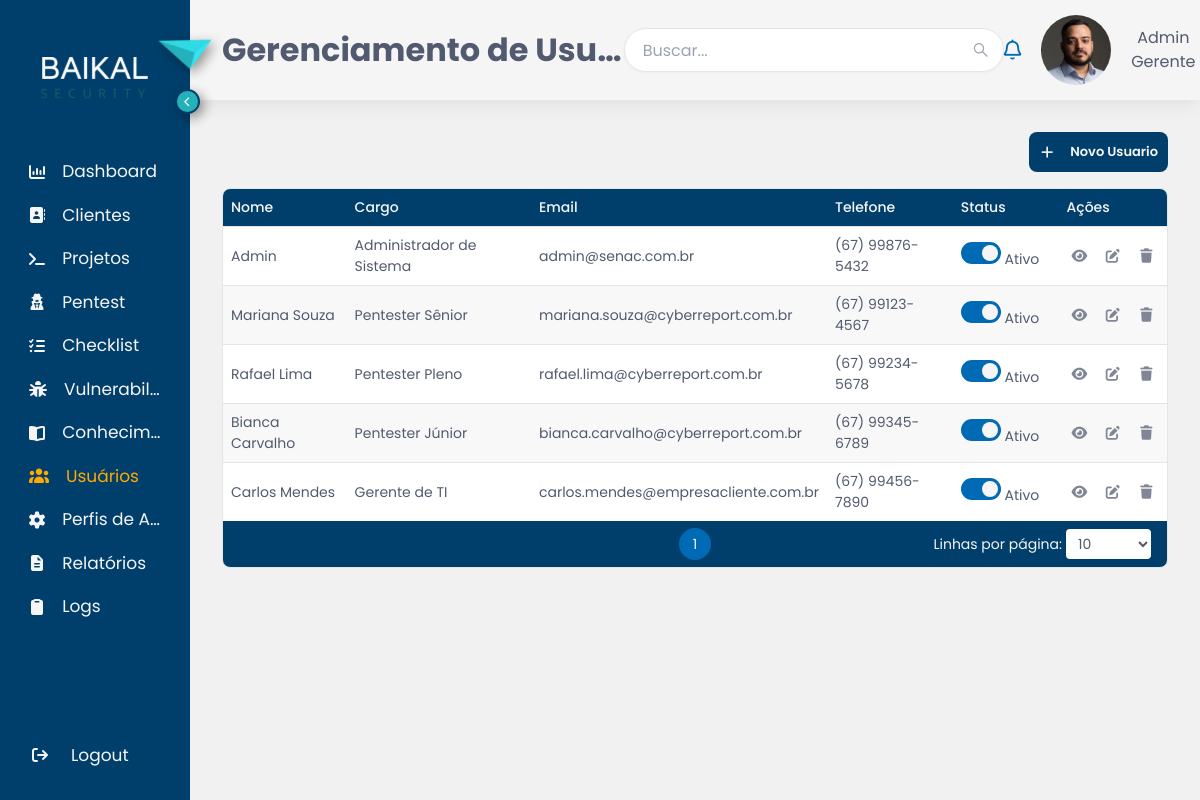
Page /app/Views/usuario.php (signed in) on the committed database.
### tables this page shows
CREATE TABLE IF NOT EXISTS usuario (
  id INT NOT NULL AUTO_INCREMENT,
  perfil_id INT NOT NULL,
  nome VARCHAR(150) NOT NULL,
  cpf VARCHAR(20) NOT NULL UNIQUE,
  email VARCHAR(150) NOT NULL UNIQUE,
  senha VARCHAR(255) NOT NULL,
  telefone VARCHAR(30) DEFAULT NULL,
  cargo VARCHAR(80) DEFAULT NULL,
  especialidade VARCHAR(80) DEFAULT NULL,
  habilitado TINYINT NOT NULL DEFAULT 1,
  ultimo_login DATETIME DEFAULT NULL,
  PRIMARY KEY (id)
   
);

### app/Controller/gerenciamento_usuario.php (called while the page is built, shortened)
<?php
require_once __DIR__ . "/../Model/conexao.php";
require_once __DIR__ . "/../Model/Database/gerenciamento_perfil.php";
class GerenciamentoUsuarioController
{
    private  $usuario;
    public function __construct()
    {
        global $conexao;
        $this->usuario = new GerenUsuario($conexao);
    }
    public function listar()
    {
        return $this->usuario->listarUsuario();
    }
}
?>

### app/Model/Database/gerenciamento_perfil.php (called while the page is built, shortened)
<?php
class GerenUsuario
{
    private $pdo;
    public function __construct($pdo)
    {
        $this->pdo = $pdo;
    }
    public function listarUsuario()
    {
        $sql = $this->pdo->prepare('SELECT * FROM usuario');
        $sql->execute();
        return $sql->fetchAll(PDO::FETCH_ASSOC);
    }
}
?>

### app/Views/usuario.php (the view, shortened to what this page needs)
<?php
require_once "../Controller/gerenciamento_usuario.php";
$controller = new GerenciamentoUsuarioController();
$usuarios = $controller->listar();
?>
<!DOCTYPE html>
<html lang="pt-br">
<head>
    <link rel="stylesheet" href="../assets/CSS/style.css">
    <link rel="stylesheet" href="../assets/CSS/Pages/gerenciar_usuario.css">
</head>
<body>
    <?php $tituloPagina = 'Gerenciamento de Usuário';
    include_once 'Components/menu.php'; ?>
    <main>
        <div class="ger-usuario">
            <button class="btn-novo-cadastro" data-modal-target="modalNovoUsuario">
                <i class="fa-solid fa-plus"></i>Novo Usuario
            </button>
        </div>
        <div class="tabela-wrapper">
            <table>
                <thead>
                    <tr>
                        <th data-col="0">
                            <span class="th-label">Nome <i class="fa-solid fa-sort sort-icon"></i></span>
                        </th>
                        <th data-col="1">
                            <span class="th-label">Cargo <i class="fa-solid fa-sort sort-icon"></i></span>
                        </th>
                        <th data-col="2">
                            <span class="th-label">Email <i class="fa-solid fa-filter sort-icon"></i></span>
                        </th>
                        <th data-col="3">
                            <span class="th-label">Telefone <i class="fa-solid fa-filter sort-icon"></i></span>
                        </th>
                        <th data-col="4">
                            <span class="th-label">Status</span>
                        </th>
                        <th>Ações</th>
                    </tr>
                </thead>
                <tbody>
                    <?php foreach ($usuarios as $usuario): ?>
                        <?php $ativo = (bool) $usuario['habilitado']; ?>
                        <tr class="<?= $ativo ? '' : 'linha-inativa' ?>">
                            <td><?= htmlspecialchars($usuario['nome']) ?></td>
                            <td>
                                <span class="ger-pentest-cat-badge">
                                    <?= htmlspecialchars($usuario['cargo'] ?? '') ?>
                                </span>
                            </td>
                            <td><?= htmlspecialchars($usuario['email']) ?></td>
                            <td><?= htmlspecialchars($usuario['telefone'] ?? '') ?></td>
                            <td class="col-status">
                                <div class="ger-pentest-status-cell">
                                    <label class="switch">
                                        <span class="switch-slider"></span>
                                    </label>
                                    <span class="ger-pentest-toggle-label"><?= $ativo ? 'Ativo' : 'Inativo' ?></span>
                                </div>
                            </td>
                            <td>
                                <div class="acoes">
                                    <button class="tabela-btn-visualizar" title="Visualizar" aria-label="Visualizar"
                                        data-modal-target="modalVisualizarUsuario"
                                        data-usuario='<?= htmlspecialchars(json_encode($usuario), ENT_QUOTES) ?>'>
                                        <i class="fa-solid fa-eye"></i>
                                    </button>
                                    <button class="tabela-btn-editar" title="Editar" aria-label="Editar"
                                        data-modal-target="modalEdicaoUsuario"
                                        data-usuario='<?= htmlspecialchars(json_encode($usuario), ENT_QUOTES) ?>'>
                                        <i class="fa-solid fa-pen-to-square"></i>
                                    </button>
                                    <a href="gerenciamento_usuario.php?excluir=<?= $usuario['id'] ?>" class="tabela-btn-excluir" title="Excluir" aria-label="Excluir" onclick="return confirm('Excluir este usuário?')">
                                        <i class="fa-solid fa-trash"></i>
                                    </a>
                                </div>
                            </td>
                        </tr>
                    <?php endforeach; ?>
                </tbody>
                <tfoot>
                    <tr>
                        <td colspan="6" class="rodape-tabela">
                            <div class="paginacao"></div>
                        </td>
                    </tr>
                </tfoot>
            </table>
        </div>
    </main>
    </div>
    </div>
</body>
</html>

### app/assets/CSS/style.css (style rules this page uses)
html { font-size: 62.5%; }
:root { --cor-fundo-pagina: #f1f1f1; --cor-fundo-branco: #ffffff; --cor-azul-primaria: #003f6b; --cor-azul-destaques: #006ab5; --cor-texto-titulo: #17233d; --cor-texto-primario: #515a6e; --cor-texto-secundario: #808695; --cor-branco-primario: #f5f5f5; --cor-cinza-primario: #808080; --cor-cinza-secundario: #c0c0c0; --cor-cinza-terciario: #e5e5e4; --cor-cinza-hover: #f8f8f8; --cor-baikal-1: #30d9e4; --cor-baikal-2: #2ee6f3; --cor-baikal-3: #26b1ba; --cor-vermelho-destaque: #ff3347; --cor-vermelho-secundario: #fde9ed; --cor-laranja: #fe5f2f; --cor-laranja-secundario: #fff7ed; --cor-amarelo: #ffaa00; --cor-verde: #43b75d; --cor-verde-secundario: #bde3d3; --cor-borda-padrao: #e5e5e4; --cor-borda-foco: #006ab5; --cor-borda-erro: #ff3347; --cor-borda-sucesso: #43b75d; --fonte-familia-titulo: "Poppins", sans-serif; --fonte-familia-corpo: "Poppins", sans-serif; --fonte-titulo: 3.4rem; --fonte-subtitulo: 2.8rem; --fonte-secao: 2.2rem; --fonte-subsecao: 2rem; --fonte-texto: 1.6rem; --fonte-apoio: 1.4rem; --fonte-legenda: 1.2rem; --espaco-xs: 0.4rem; --espaco-sm: 0.8rem; --espaco-md: 1.6rem; --espaco-lg: 2.4rem; --espaco-xl: 3.2rem; --espaco-2xl: 4.8rem; --espaco-3xl: 6.4rem; --raio-sm: 4px; --raio-md: 8px; --raio-lg: 12px; --raio-xl: 16px; --raio-full: 9999px; --sombra-xs: 0 1px 2px 0 rgb(0 0 0 / 0.05); --sombra-sm: 0 1px 3px 0 rgb(0 0 0 / 0.1), 0 1px 2px -1px rgb(0 0 0 / 0.1); --sombra-md: 0 4px 6px -1px rgb(0 0 0 / 0.1), 0 2px 4px -2px rgb(0 0 0 / 0.1); --sombra-lg: 0 10px 15px -3px rgb(0 0 0 / 0.1), 0 4px 6px -4px rgb(0 0 0 / 0.1); --sombra-xl: 0 20px 25px -5px rgb(0 0 0 / 0.1), 0 8px 10px -6px rgb(0 0 0 / 0.1); --sombra-2xl: 0 25px 50px -12px rgb(0 0 0 / 0.25); --sombra-inner: inset 0 2px 4px 0 rgb(0 0 0 / 0.05); --transicao-rapida: 150ms ease; --transicao-base: 250ms ease; --transicao-devagar: 400ms ease; --sidebar-fechado: 5%; --sidebar-aberto: 15%; --altura-menu-superior: 100px; }
body { font-family: var(--fonte-familia-corpo); font-size: var(--fonte-texto); font-weight: var(--peso-normal); line-height: 1.5; background-color: var(--cor-fundo-pagina); color: var(--cor-texto-primario); -webkit-font-smoothing: antialiased; -moz-osx-font-smoothing: grayscale; display: flex; flex-direction: column; min-height: 100vh; }
.main-content > main { padding: var(--espaco-xl); }

### app/assets/CSS/Pages/gerenciar_usuario.css (style rules this page uses)
.ger-usuario { display: flex; justify-content: flex-end; margin-bottom: var(--espaco-md); }

### app/assets/CSS/Componentes/button.css (style rules this page uses)
.btn-novo-cadastro { display: flex; align-items: center; justify-content: center; padding: 10px 10px; font-size: 13px; font-weight: 600; border: none; border-radius: var(--raio-md); cursor: pointer; background-color: var(--cor-azul-primaria); color: var(--cor-branco-primario); gap: 15px; height: 40px; }
.switch { position: relative; display: inline-block; width: 40px; height: 22px; }
.switch-slider { position: absolute; cursor: pointer; top: 0; left: 0; right: 0; bottom: 0; background-color: #ccc; transition: .4s; border-radius: 34px; }
.switch-slider:before { position: absolute; content: ""; height: 16px; width: 16px; left: 3px; bottom: 3px; background-color: var(--cor-branco-primario); transition: .1s; border-radius: 50%; }
.switch input:checked + .switch-slider { background-color: var(--cor-azul-destaques); }
.switch input:checked + .switch-slider:before { transform: translateX(18px); }
.switch ~ [class$="-toggle-label"] { display: inline-block; width: 46px; text-align: left; }

### rows in the picture
usuario: nome "Admin", cargo "Administrador de Sistema", email "admin@senac.com.br", telefone "(67) 99876-5432", habilitado "Ativo"
usuario: nome "Mariana Souza", cargo "Pentester Sênior", email "mariana.souza@cyberreport.com.br", telefone "(67) 99123-4567", habilitado "Ativo"
usuario: nome "Rafael Lima", cargo "Pentester Pleno", email "rafael.lima@cyberreport.com.br", telefone "(67) 99234-5678", habilitado "Ativo"
usuario: nome "Bianca Carvalho", cargo "Pentester Júnior", email "bianca.carvalho@cyberreport.com.br", telefone "(67) 99345-6789", habilitado "Ativo"
usuario: nome "Carlos Mendes", cargo "Gerente de TI", email "carlos.mendes@empresacliente.com.br", telefone "(67) 99456-7890", habilitado "Ativo"

### other values in the picture
$tituloPagina "Gerenciamento de Usu…"
$nomeUsuario "Admin"
